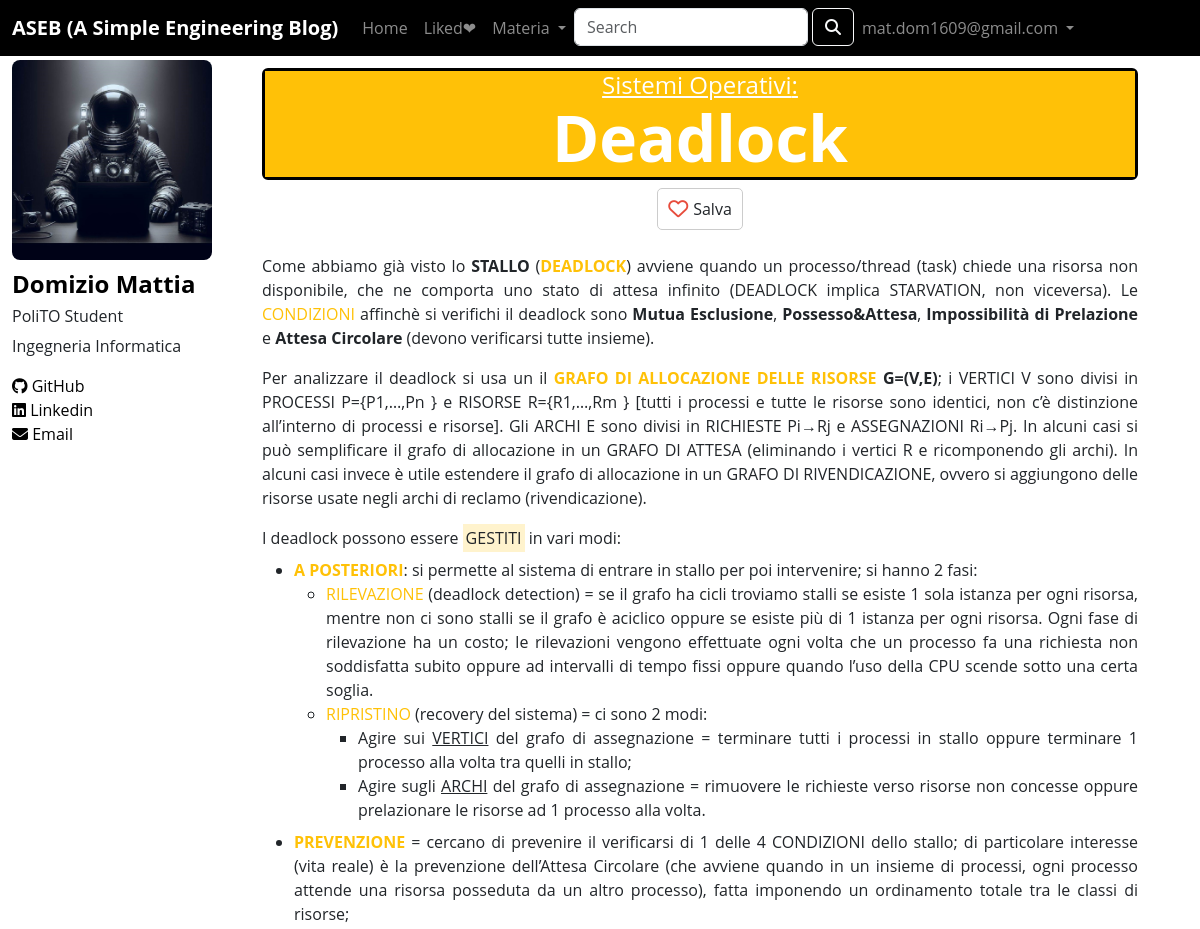
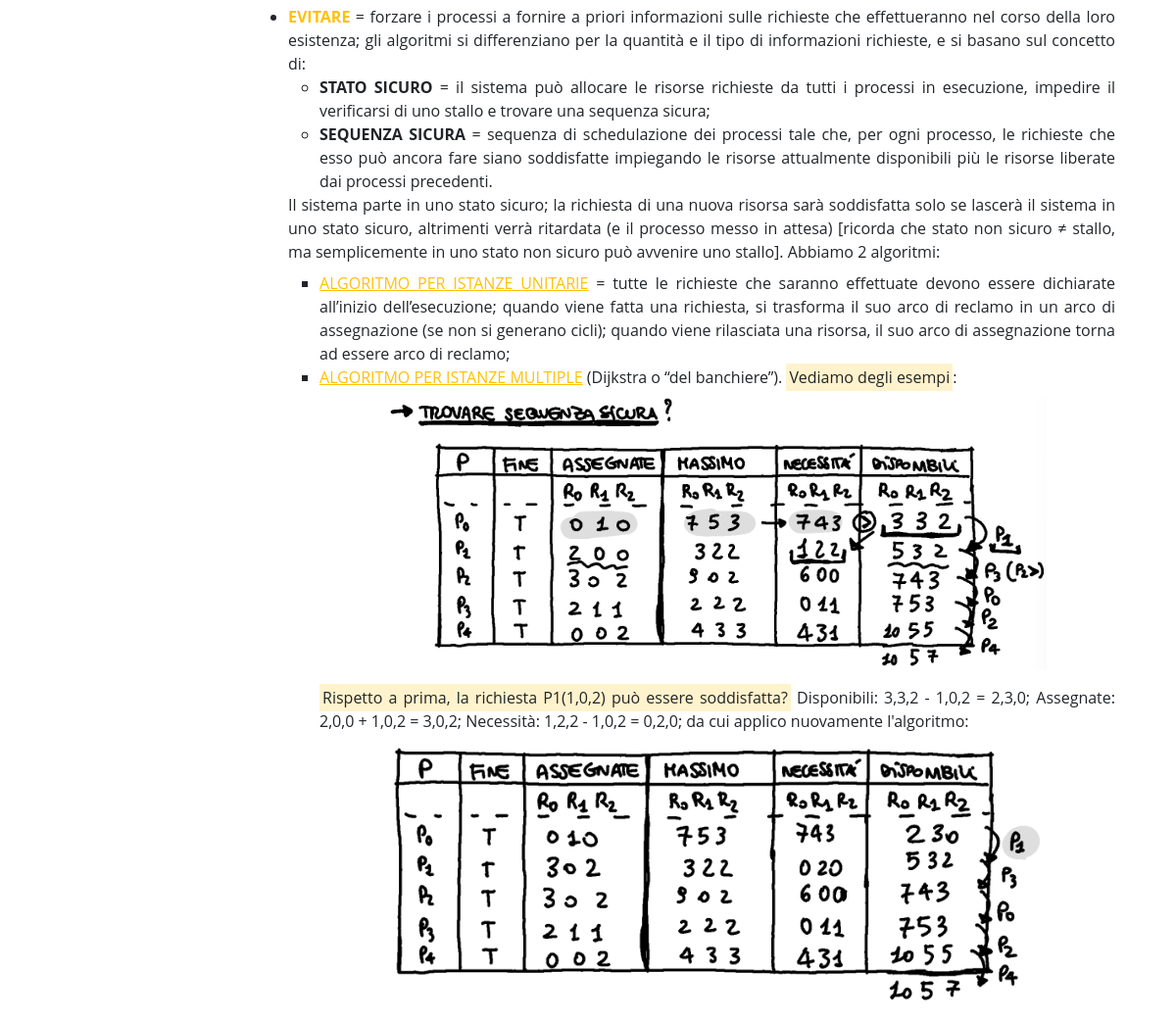
Page /posts/21 (signed in) on the committed database (2 pictures, top to bottom).
### tables this page shows
CREATE TABLE "UTENTI" (
	"id"	INTEGER,
	"email"	TEXT NOT NULL,
	"password"	TEXT NOT NULL,
	PRIMARY KEY("id" AUTOINCREMENT),
	UNIQUE("email","password")
);

CREATE TABLE "POST" (
	"id"	INTEGER,
	"titolo"	TEXT NOT NULL,
	"materia"	TEXT NOT NULL,
	"like"	INTEGER,
	"html"	TEXT NOT NULL,
	PRIMARY KEY("id" AUTOINCREMENT)
);

### app.py (the view)
@app.route('/posts/<int:id>')
def post_html(id):
    post = dao.get_post(id)
    users_like = dao.get_users_likes(id)
    return render_template('articoli/' + post['html'], post=post, users=users_like)

### app.py (called while the page is built)
@login_manager.user_loader
def load_user(user_id):
    utente = dao.get_user_by_id(user_id)
    if utente is not None:
        user = User(id=utente['id'], email=utente['email'], password=utente['password'])
    else:
        user = None
    return user

### dao.py (called while the page is built)
def get_user_by_id(id):
    conn = sqlite3.connect(DATABASE_PATH)
    conn.row_factory = sqlite3.Row
    cursor = conn.cursor()
    sql = 'SELECT * FROM UTENTI WHERE id = ?'
    cursor.execute(sql, (id,))
    user = cursor.fetchone()
    cursor.close()
    conn.close()
    return user

def get_post(id):
    conn = sqlite3.connect(DATABASE_PATH)
    conn.row_factory = sqlite3.Row
    cursor = conn.cursor()
    sql = 'SELECT * FROM POST WHERE POST.id = ?'
    cursor.execute(sql, (id,))
    post = cursor.fetchone()
    cursor.close()
    conn.close()
    return post

def get_users_likes(id):
    conn = sqlite3.connect(DATABASE_PATH)
    cursor = conn.cursor()
    sql = 'SELECT id_utente FROM LIKES WHERE id_post = ?'
    cursor.execute(sql, (id,))
    users_like = cursor.fetchall()
    cursor.close()
    conn.close()
    return users_like

### templates/articoli/Deadlock.html
{% extends "single.html" %}
{% block articolo %}
<div class="testo-articolo">
    <p>Come abbiamo già visto lo <strong>STALLO</strong> (<strong class="text-warning">DEADLOCK</strong>) avviene quando un processo/thread (task) chiede una risorsa non disponibile, che ne comporta uno stato di attesa infinito (DEADLOCK implica STARVATION, non viceversa). Le <span class="text-warning">CONDIZIONI</span> affinchè si verifichi il deadlock sono <strong>Mutua Esclusione</strong>, <strong>Possesso&Attesa</strong>, <strong>Impossibilità di Prelazione</strong> e <strong>Attesa Circolare</strong> (devono verificarsi tutte insieme).</p>
    <p>Per analizzare il deadlock si usa un il <strong class="text-warning">GRAFO DI ALLOCAZIONE DELLE RISORSE</strong> <strong>G=(V,E)</strong>; i VERTICI V sono divisi in PROCESSI P={P1,…,Pn } e RISORSE R={R1,…,Rm } [tutti i processi e tutte le risorse sono identici, non c’è distinzione all’interno di processi e risorse]. Gli ARCHI E sono divisi in RICHIESTE Pi→Rj e ASSEGNAZIONI Ri→Pj. In alcuni casi si può semplificare il grafo di allocazione in un GRAFO DI ATTESA (eliminando i vertici R e ricomponendo gli archi). In alcuni casi invece è utile estendere il grafo di allocazione in un GRAFO DI RIVENDICAZIONE, ovvero si aggiungono delle risorse usate negli archi di reclamo (rivendicazione).</p>
    <p class="mb-2">I deadlock possono essere <mark>GESTITI</mark> in vari modi:</p>
    <ul>
        <li class="mb-2"><strong class="text-warning">A POSTERIORI</strong>: si permette al sistema di entrare in stallo per poi intervenire; si hanno 2 fasi:
            <ul class="livello2">
                <li><span class="text-warning">RILEVAZIONE</span> (deadlock detection) = se il grafo ha cicli troviamo stalli se esiste 1 sola istanza per ogni risorsa, mentre non ci sono stalli se il grafo è aciclico oppure se esiste più di 1 istanza per ogni risorsa. Ogni fase di rilevazione ha un costo; le rilevazioni vengono effettuate ogni volta che un processo fa una richiesta non soddisfatta subito oppure ad intervalli di tempo fissi oppure quando l’uso della CPU scende sotto una certa soglia.</li>
                <li><span class="text-warning">RIPRISTINO</span> (recovery del sistema) = ci sono 2 modi:
                    <ul class="livello3">
                        <li>Agire sui <span class="sottolineato">VERTICI</span> del grafo di assegnazione = terminare tutti i processi in stallo oppure terminare 1 processo alla volta tra quelli in stallo;</li>
                        <li>Agire sugli <span class="sottolineato">ARCHI</span> del grafo di assegnazione = rimuovere le richieste verso risorse non concesse oppure prelazionare le risorse ad 1 processo alla volta.</li>
                    </ul>
                </li>
            </ul>
        </li>
        <li class="mb-2"><strong class="text-warning">PREVENZIONE</strong> = cercano di prevenire il verificarsi di 1 delle 4 CONDIZIONI dello stallo; di particolare interesse (vita reale) è la prevenzione dell’Attesa Circolare (che avviene quando in un insieme di processi, ogni processo attende una risorsa posseduta da un altro processo), fatta imponendo un ordinamento totale tra le classi di risorse;</li>
        <li><strong class="text-warning">EVITARE</strong> = forzare i processi a fornire a priori informazioni sulle richieste che effettueranno nel corso della loro esistenza; gli algoritmi si differenziano per la quantità e il tipo di informazioni richieste, e si basano sul concetto di:
            <ul class="livello2">
                <li><strong>STATO SICURO</strong> = il sistema può allocare le risorse richieste da tutti i processi in esecuzione, impedire il verificarsi di uno stallo e trovare una sequenza sicura;</li>
                <li><strong>SEQUENZA SICURA</strong> = sequenza di schedulazione dei processi tale che, per ogni processo, le richieste che esso può ancora fare siano soddisfatte impiegando le risorse attualmente disponibili più le risorse liberate dai processi precedenti.</li>
            </ul>
            <p class="mb-2">Il sistema parte in uno stato sicuro; la richiesta di una nuova risorsa sarà soddisfatta solo se lascerà il sistema in uno stato sicuro, altrimenti verrà ritardata (e il processo messo in attesa) [ricorda che stato non sicuro ≠ stallo, ma semplicemente in uno stato non sicuro può avvenire uno stallo]. Abbiamo 2 algoritmi:</p>
            <ul class="livello3">
                <li><span class="text-warning sottolineato">ALGORITMO PER ISTANZE UNITARIE</span> = tutte le richieste che saranno effettuate devono essere dichiarate all’inizio dell’esecuzione; quando viene fatta una richiesta, si trasforma il suo arco di reclamo in un arco di assegnazione (se non si generano cicli); quando viene rilasciata una risorsa, il suo arco di assegnazione torna ad essere arco di reclamo;</li>
                <li><span class="text-warning sottolineato">ALGORITMO PER ISTANZE MULTIPLE</span> (Dijkstra o “del banchiere”). <mark>Vediamo degli esempi</mark>:
                    <div class="row mb-3 mt-2">
                        <div class="col-lg-1"></div>
                        <img class="img-fluid col-12 col-lg-10" src="{{url_for('static', filename='DEADLOCK1.png')}}" alt="DEADLOCK1">
                        <div class="col-lg-1"></div>
                    </div>
                    <p class="mb-1"><mark>Rispetto a prima, la richiesta P1(1,0,2) può essere soddisfatta?</mark> Disponibili: 3,3,2 - 1,0,2 = 2,3,0; Assegnate: 2,0,0 + 1,0,2 = 3,0,2; Necessità: 1,2,2 - 1,0,2 = 0,2,0; da cui applico nuovamente l'algoritmo:</p>
                    <div class="row mb-3 mt-2">
                        <div class="col-lg-1"></div>
                        <img class="img-fluid col-12 col-lg-10" src="{{url_for('static', filename='DEADLOCK2.png')}}" alt="DEADLOCK2">
                        <div class="col-lg-1"></div>
                    </div>
                </li>
            </ul>
        </li>
    </ul>
</div>
{% endblock %}

### templates/single.html (shortened to what this page needs)
{% extends "base.html" %}
{% block content %}
<div class="contenitore-header-post border border-3 border-black mt-2">
<h4 class="mb-0 materia_post_singolo col-12 text-center text-decoration-underline {% if post.materia == 'Reti di Calcolatori' %}text-white bg-primary {% elif post.materia == 'Basi di Dati' %}text-white bg-primary {% elif post.materia == 'Informatica-Python' %}text-white bg-primary {% elif post.materia == 'Teoria dei Segnali' %}text-white bg-danger {% elif post.materia == 'Algebra Lineare' %}text-white bg-danger {% elif post.materia == 'Analisi I' %}text-white bg-danger {% elif post.materia == 'Analisi II' %}text-white bg-danger {% elif post.materia == 'Metodi Matematici' %}text-white bg-danger {% elif post.materia == 'Calcolatori Elettronici' %}text-white bg-success {% elif post.materia == 'Fisica II' %}text-white bg-success {% elif post.materia == 'Fisica I' %}text-white bg-success {% elif post.materia == 'Chimica' %}text-white bg-success {% elif post.materia == 'Sistemi Operativi' %}text-white bg-warning {% elif post.materia == 'Algoritmi e Strutture Dati' %}text-white bg-warning {% elif post.materia == 'Introduzione al Web' %}text-white bg-warning {% elif post.materia == 'Tecniche di Programmazione-C' %}text-white bg-warning {% endif %}">{{post.materia}}:</h4>
<h1 class="mb-0 titolo_post_singolo col-12 text-center {% if post.materia == 'Reti di Calcolatori' %}text-white bg-primary {% elif post.materia == 'Basi di Dati' %}text-white bg-primary {% elif post.materia == 'Informatica-Python' %}text-white bg-primary {% elif post.materia == 'Teoria dei Segnali' %}text-white bg-danger {% elif post.materia == 'Algebra Lineare' %}text-white bg-danger {% elif post.materia == 'Analisi I' %}text-white bg-danger {% elif post.materia == 'Analisi II' %}text-white bg-danger {% elif post.materia == 'Metodi Matematici' %}text-white bg-danger {% elif post.materia == 'Calcolatori Elettronici' %}text-white bg-success {% elif post.materia == 'Fisica II' %}text-white bg-success {% elif post.materia == 'Fisica I' %}text-white bg-success {% elif post.materia == 'Chimica' %}text-white bg-success {% elif post.materia == 'Sistemi Operativi' %}text-white bg-warning {% elif post.materia == 'Algoritmi e Strutture Dati' %}text-white bg-warning {% elif post.materia == 'Introduzione al Web' %}text-white bg-warning {% elif post.materia == 'Tecniche di Programmazione-C' %}text-white bg-warning {% endif %}"><strong>{{post.titolo}}</strong></h1>
</div>
<div class="d-flex justify-content-center mt-2 mb-0">
  {% if current_user.is_authenticated %}
    {% if current_user.id not in users|map(attribute=0) %}
      <a class="like-button-pre" onclick="" href="{{ url_for('new_like', post_id=post.id, user_id=current_user.id) }}">
        <span class="heart-icon"><i class="far fa-heart"></i></span><span class="like-count text-dark" id="like-count">Salva</span>
    </a>
    {% else %}
      <a class="like-button-post" onclick="" href="{{ url_for('remove_like', post_id=post.id, user_id=current_user.id) }}">
        <span class="heart-icon"><i class="fas fa-heart"></i></span><span class="like-count text-white" id="like-count">Salvato</span>
      </a>
    {% endif %}
  {% else %}
    <a class="like-button-pre" onclick="" href="{{ url_for('no_authenticated')}}">
      <span class="heart-icon"><i class="far fa-heart"></i></span><span class="like-count text-dark" id="like-count">Salva</span>
    </a>
  {% endif %}
</div>
{% block articolo %}{% endblock %}
{% endblock %}

### templates/base.html (shortened to what this page needs)
<!DOCTYPE html>
<html lang="en">
    <head>
        <link href="https://cdn.jsdelivr.net/npm/bootstrap@5.3.2/dist/css/bootstrap.min.css" rel="stylesheet">
        <link rel="stylesheet" type="text/css" href="{{url_for('static', filename='style.css')}}">
        <link rel="stylesheet" href="https://cdnjs.cloudflare.com/ajax/libs/font-awesome/5.15.3/css/all.min.css">
    </head>
    <body class="total-page">
        <header>
            <nav class="navbar fixed-top navbar-dark navbar-expand-lg bg-black">
                <div class="container-fluid">
                  <span class="navbar-brand mb-0 h1"><strong>ASEB (A Simple Engineering Blog)</strong></span>
                  <div class="collapse navbar-collapse" id="navbarSupportedContent">
                    <ul class="navbar-nav me-auto mb-2 mb-lg-0">
                      <li class="nav-item">
                        <a class="nav-link {%block home_active%}{%endblock%}" aria-current="page" href="/">Home</a>
                      </li>
                      {% if current_user.is_authenticated %}
                        <li class="nav-item">
                          <a class="nav-link {% block liked_posts_active %}{% endblock %} nowrap" href="{{ url_for('liked_posts') }}">Liked❤</a>
                        </li>
                      {% endif %}
                      <li class="nav-item">
                        <div class="dropdown">
                            <a class="nav-link dropdown-toggle" href="#" role="button" id="dropdownMenuButton" data-bs-toggle="dropdown" aria-haspopup="true" aria-expanded="false">
                                Materia
                            </a>
                        </div>
                      </li>
                      <li class="nav-item">
                        <form class="d-flex" action="{{ url_for('search') }}" method="GET">
                          <input class="form-control me-1" type="search" placeholder="Search" aria-label="Search" name="query">
                          <button class="btn btn-outline-light" type="submit"><i class="fas fa-search"></i></button>
                      </form>
                      </li>
                      {% if current_user.is_authenticated %}
                        <li class="nav-item dropdown">
                          <a class="nav-link dropdown-toggle" href="#" role="button" data-bs-toggle="dropdown" aria-expanded="false">
                            {{current_user.email}}
                          </a>
                        </li>
                      {% endif %}
                    </ul>
                  </div>
                </div>
              </nav>
        </header>
        <div class="container-fluid under-nav">
          <div class="row">
              <aside class="col-lg-3 col-12">
                <img class="developer-img img-fluid" src="{{url_for('static', filename='developer.jpg')}}" alt="developer-img">
                <h4 class="whoami developer-txt"><strong>Domizio Mattia</strong></h4>
                <div class="link-wrapper-mobile" id="link-wrapper-mobile">
                    <h6 class="developer-txt">PoliTO Student</h6>
                    <p class="developer-txt">Ingegneria Informatica</p>
                    <div class="row wrapper-2">
                      <a href="https://github.com/Koisuji02" class="col-lg-12 col-4" rel="me"><i class="fa-brands fa-github"></i>&nbsp;GitHub</a>
                      <a href="https://www.linkedin.com/in/mattia-domizio-7a07b628b/" class="col-lg-12 col-4" rel="me"><i class="fa-brands fa-linkedin"></i>&nbsp;Linkedin</a>
                      <a href="mailto:mat.dom1609job@gmail.com" class="col-lg-12 col-3" rel="me"><i class="fas fa-envelope"></i>&nbsp;Email</a>
                    </div>
                </div>
              </aside>
              <main class="col-lg-9 col-12">
                  {% block content %}{% endblock %}
              </main>
          </div>
        </div>
    </body>
</html>

### static/style.css (style rules this page uses)
.under-nav { margin-top: 60px; }
img { max-width: 100%; }
.total-page { font-family: 'Open Sans', sans-serif; }
#link-wrapper-mobile a { color:black; text-decoration:none; cursor: pointer; }
.whoami { color: black; }
.developer-img { -webkit-border-radius: 8px; -moz-border-radius: 8px; border-radius: 8px; margin-bottom: 10px; max-width: 200px; }
aside { position: fixed; }
@media (min-width: 992px) { .developer-img { display: block; } }
@media (min-width: 992px) { .developer-txt { display: block; } }
@media (min-width: 992px) { main { margin-left: 250px; } }
.like-button-pre { display: inline-block; background-color: #fff; border: 1px solid #ccc; padding: 5px 10px; border-radius: 5px; cursor: pointer; }
.heart-icon { display: inline-block; font-size: 20px; color: #e74c3c; margin-right: 5px; vertical-align: middle; }
.like-count { display: inline-block; vertical-align: middle; }
.titolo_post_singolo { font-size:4rem; }
.nowrap { white-space: nowrap; }
ul.livello2 { list-style-type: circle; }
ul.livello2 li:before { content: none; }
ul.livello3 { list-style-type: square; }
ul.livello3 li:before { content: none; }
.testo-articolo { margin-top: 1.5rem; text-align: justify; }
.sottolineato { text-decoration: underline; }
.contenitore-header-post { border-radius: 6px; }

### rows in the picture
UTENTI: email "mat.dom1609@gmail.com"
POST: materia "Sistemi Operativi", titolo "Deadlock"
